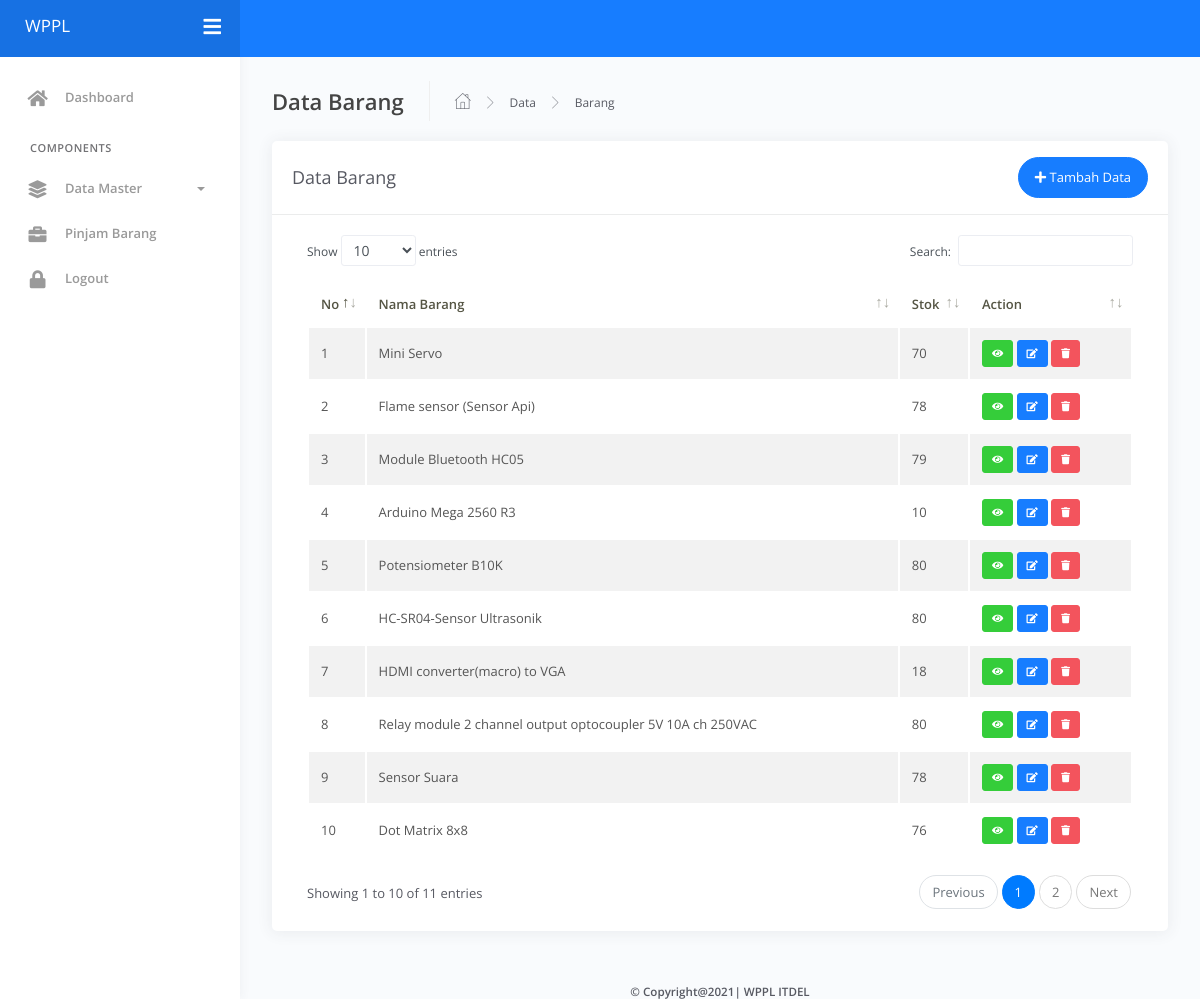
/admin/index.php?view=databarang, run on the app's committed database.
### tables this page shows
CREATE TABLE `barang` (
  `id` int(11) NOT NULL,
  `nama_barang` varchar(255) DEFAULT NULL,
  `stok` int(11) DEFAULT NULL,
  `deskripsi` text DEFAULT NULL,
  `foto` varchar(255) DEFAULT NULL
);

### admin/master/barang/databarang.php (the view, shortened to what this page needs)
<div class="main-panel">
			<div class="content">
				<div class="page-inner">
					<div class="page-header">
						<h4 class="page-title">Data Barang</h4>
						<ul class="breadcrumbs">
							<li class="nav-home">
								<a href="#">
									<i class="flaticon-home"></i>
								</a>
							</li>
							<li class="separator">
								<i class="flaticon-right-arrow"></i>
							</li>
							<li class="nav-item">
								<a href="#">Data</a>
							</li>
							<li class="separator">
								<i class="flaticon-right-arrow"></i>
							</li>
							<li class="nav-item">
								<a href="#">Barang</a>
							</li>
						</ul>
					</div>
					<div class="row">
						<div class="col-md-12">
							<div class="card">
								<div class="card-header">
									<div class="d-flex align-items-center">
										<h4 class="card-title">Data Barang</h4>
										<button class="btn btn-primary btn-round ml-auto" data-toggle="modal" data-target="#modalAddBarang">
											<i class="fa fa-plus"></i>
											Tambah Data
										</button>
									</div>
								</div>
								<div class="card-body">
									<div class="table-responsive">
										<table id="add-row" class="display table table-striped table-hover" >
											<thead>
												<tr>
													<th>No</th>
													<th>Nama Barang</th>
													<th>Stok</th>
													<th>Action</th>
												</tr>
											</thead>
											<tbody>
												<?php
													$no = 1;
													$query = mysqli_query($conn,'SELECT * from barang');
													while ($barang = mysqli_fetch_array($query)) {
												?>
												<tr>
													<td><?php echo $no++ ?></td>
													<td><?php echo $barang['nama_barang'] ?></td>
													<td><?php echo $barang['stok'] ?></td>
													<td>
														<a href="#modalDetailBarang<?php echo $barang['id'] ?>"  data-toggle="modal" title="Detail" class="btn btn-xs btn-success"><i class="fa fa-eye"></i></a>
														<a href="#modalEditBarang<?php echo $barang['id'] ?>"  data-toggle="modal" title="Edit" class="btn btn-xs btn-primary"><i class="fa fa-edit"></i></a>
														<a href="#modalHapusBarang<?php echo $barang['id'] ?>"  data-toggle="modal" title="Hapus" class="btn btn-xs btn-danger"><i class="fa fa-trash"></i></a>
													</td>
												</tr>
											<?php } ?>
											</tbody>
										</table>
									</div>
								</div>
							</div>
						</div>
					</div>
				</div>
			</div>
			<center><h6><b>&copy; Copyright@2021| WPPL ITDEL</b></h6></center>
		</div>

### admin/index.php (shortened to what this page needs)
<?php
include '../koneksi.php';
?>
<!DOCTYPE html>
<html lang="en">
<head>
	<link rel="stylesheet" href="../assets/css/bootstrap.min.css">
	<link rel="stylesheet" href="../assets/css/azzara.min.css">
	<link rel="stylesheet" href="../assets/css/demo.css">
</head>
<body>
	<div class="wrapper">
		<div class="main-header" data-background-color="blue">
			<div class="logo-header">
				<a href="#" style="color : white" class="logo">WPPL</a>
				<div class="navbar-minimize">
					<button class="btn btn-minimize btn-rounded">
						<i class="fa fa-bars"></i>
					</button>
				</div>
			</div>
			<nav class="navbar navbar-header navbar-expand-lg">
			</nav>
		</div>
		<div class="sidebar">
			<div class="sidebar-wrapper scrollbar-inner">
				<div class="sidebar-content">
					<ul class="nav">
						<li class="nav-item">
							<a href="?view=dashboard">
								<i class="fas fa-home"></i>
								<p>Dashboard</p>
							</a>
						</li>
						<li class="nav-section">
							<h4 class="text-section">Components</h4>
						</li>
						<li class="nav-item">
							<a data-toggle="collapse" href="#base">
								<i class="fas fa-layer-group"></i>
								<p>Data Master</p>
								<span class="caret"></span>
							</a>
						</li>
						<li class="nav-item">
							<a href="?view=datapinjambarang">
								<i class="fas fa-briefcase"></i>
								<p>Pinjam Barang</p>
							</a>
						</li>
						<li class="nav-item">
							<a href="../logout.php">
								<i class="fas fa-lock"></i>
								<p>Logout</p>
							</a>
						</li>
					</ul>
				</div>
			</div>
		</div>
		<?php
                    if(@$_GET['view']=='')
                        include 'dashboard.php';
                    elseif($_GET['view']=='dashboard')
                        include 'dashboard.php';
                    elseif($_GET['view']=='databarang')
                        include 'master/barang/databarang.php';
                    elseif($_GET['view']=='datapinjambarang')
                        include 'peminjaman/datapinjambarang.php';
                    elseif($_GET['view']=='detailpinjambarang')
                        include '../user/peminjaman/barang/detailpinjambarang.php';
                 ?>
	</div>
</body>
</html>

### data on the page
barang: nama_barang "Mini Servo", stok "70"
barang: nama_barang "Flame sensor (Sensor Api)", stok "78"
barang: nama_barang "Module Bluetooth HC05", stok "79"
barang: nama_barang "Arduino Mega 2560 R3", stok "10"
barang: nama_barang "Potensiometer B10K", stok "80"
barang: nama_barang "HC-SR04-Sensor Ultrasonik", stok "80"
barang: nama_barang "HDMI converter(macro) to VGA", stok "18"
barang: nama_barang "Relay module 2 channel output optocoupler 5V 10A ch 250VAC", stok "80"
barang: nama_barang "Sensor Suara", stok "78"
barang: nama_barang "Dot Matrix 8x8", stok "76"
